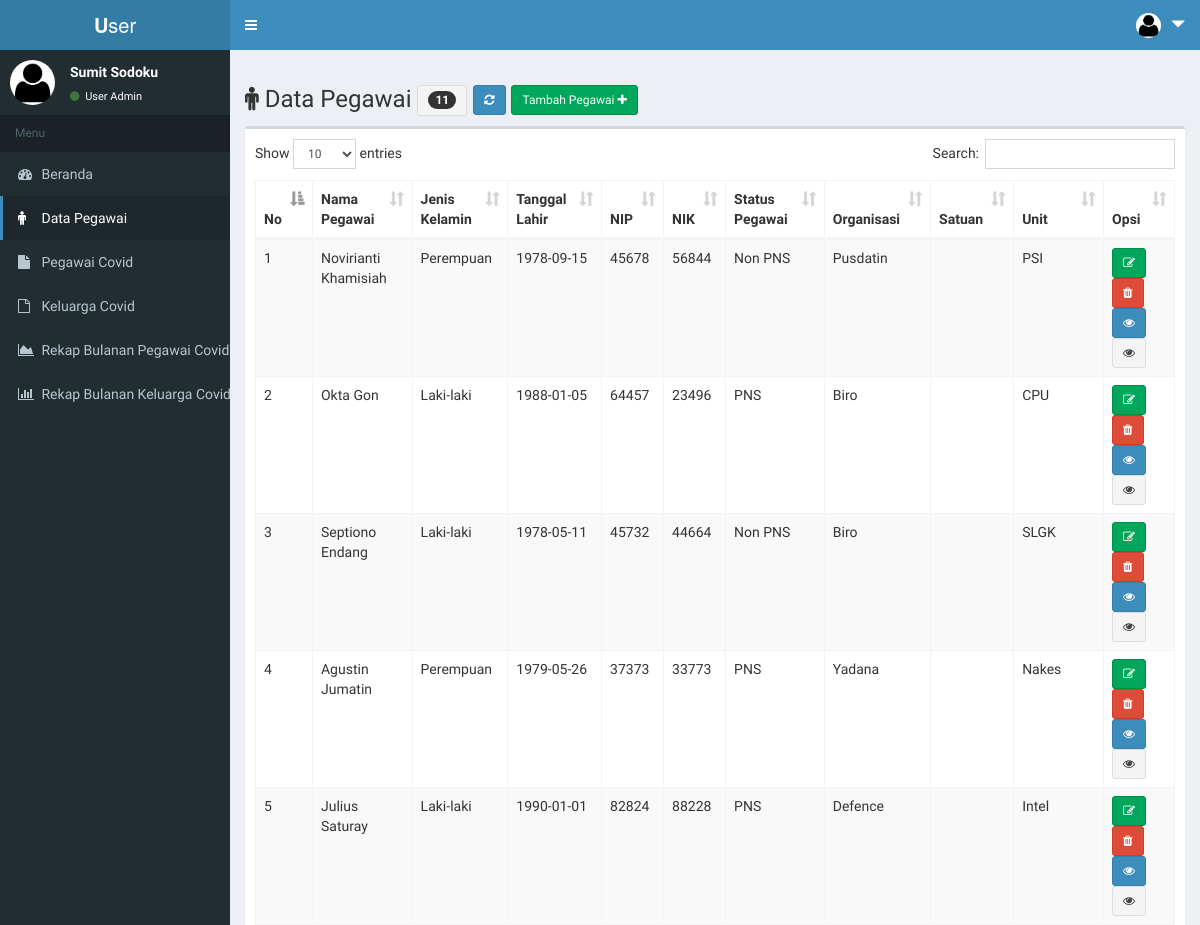
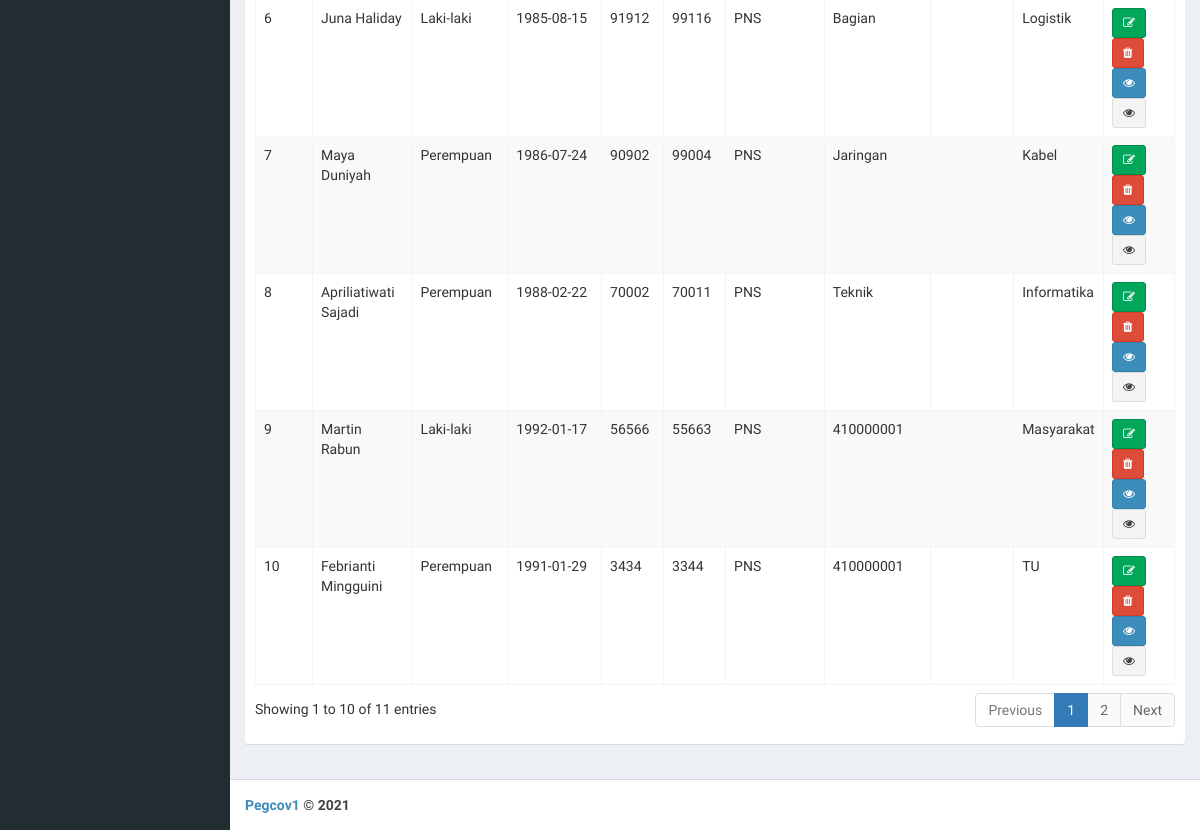
The page /page/index.php?menu=peg_data (signed in) on the database its author committed (2 pictures, top to bottom).
### tables this page shows
CREATE TABLE `tb_user` (
  `user_id` int(11) NOT NULL,
  `user_nama` varchar(30) NOT NULL,
  `user_email` varchar(30) NOT NULL,
  `user_telp` varchar(15) NOT NULL,
  `user_akses` enum('Super','Admin') NOT NULL,
  `user_org` varchar(100) NOT NULL,
  `user_orgsat` varchar(100) NOT NULL,
  `user_orgunit` varchar(100) NOT NULL,
  `user_name` varchar(15) NOT NULL,
  `user_pass` varchar(40) NOT NULL,
  `user_nip` varchar(20) NOT NULL,
  `user_nik` varchar(20) NOT NULL
);

CREATE TABLE `tb_peg` (
  `peg_id` int(11) NOT NULL,
  `peg_nama` varchar(30) NOT NULL,
  `peg_jk` enum('Laki-laki','Perempuan') NOT NULL,
  `peg_tgllahir` date NOT NULL,
  `peg_nip` varchar(20) NOT NULL,
  `peg_nik` varchar(20) NOT NULL,
  `peg_stapeg` varchar(30) NOT NULL,
  `peg_org` varchar(100) NOT NULL,
  `peg_orgsat` varchar(100) NOT NULL,
  `peg_orgunit` varchar(100) NOT NULL
);

### page/peg_data.php (the view, shortened to what this page needs)
<!DOCTYPE html>
<html>
<head>
</head>
<body>
  	<div class="row">
	  <div class="col-xs-12 col-md-12">
	    <h3><span class="fa fa-male"></span>
		    Data Pegawai
		    <?php
			    if ($user_akses=="Super") {
			      	$qjumlah = mysqli_query($koneksi,"SELECT * FROM tb_peg ORDER BY peg_id DESC");
			      	$jumlah = mysqli_num_rows($qjumlah);
			    }
			    else {
			      	$qjumlah = mysqli_query($koneksi,"SELECT * FROM tb_peg WHERE peg_orgsat='$user_orgsat' ORDER BY peg_id DESC");
			      	$jumlah = mysqli_num_rows($qjumlah);
			    }
		    ?>
		    <button class="btn btn-sm btn-default">
		    	<span class="badge"><?php echo $jumlah; ?></span>
		    </button>
		    <a  href="?menu=peg_data"
		    	class="btn btn-sm btn-primary">
		    	<span class="fa fa-refresh">
		    </a>
		    <a  href="?menu=peg_tambah"
		    	class="btn btn-sm btn-success">Tambah Pegawai
		    	<span class="fa fa-plus">
		    </a>
		</h3>
	  </div>
	</div>
	<div class="box">
        <div class="box-body">
          	<table id="example1" class="table table-bordered table-striped">
	            <thead>
		            <tr>
						<th>No</th>
						<th>Nama Pegawai</th>
						<th>Jenis Kelamin</th>
						<th>Tanggal Lahir</th>
						<th>NIP</th>
						<th>NIK</th>
						<th>Status Pegawai</th>
						<th>Organisasi</th>
						<th>Satuan</th>
						<th>Unit</th>
						<th>Opsi</th>
		            </tr>
	            </thead>
	            <tbody>
					<?php
					    $no = 1;
					    if ($user_akses=="Super") {
					    	$sql = $koneksi->query("SELECT * FROM tb_peg ORDER BY peg_id DESC");
					    }
					    else {
					    	$sql = $koneksi->query("SELECT * FROM tb_peg WHERE peg_orgsat='$user_orgsat' ORDER BY peg_id DESC");
					    }
					    while ($data=$sql->fetch_assoc()) {
					?>
				    <tr>
				        <td> <?php echo $no++; ?> </td>
				        <td> <?php echo $data['peg_nama']; ?></td>
				        <td> <?php echo $data['peg_jk']; ?></td>
				        <td> <?php echo $data['peg_tgllahir']; ?></td>
				        <td> <?php echo $data['peg_nip']; ?></td>
				        <td> <?php echo $data['peg_nik']; ?></td>
				        <td> <?php echo $data['peg_stapeg']; ?></td>
				        <td> <?php echo $data['peg_org']; ?></td>
				        <td> <?php echo $data['peg_orgsat']; ?></td>
				        <td> <?php echo $data['peg_orgunit']; ?></td>
				        <td>
							<a  href="?menu=peg_edit&peg_id=<?php echo $data['peg_id']; ?>"
								class="btn btn-sm btn-success"
								title="Edit <?php echo $data['peg_nama'];?>">
								<span class="fa fa-edit"></a>
							<a  onclick="return confirm('Anda yakin menghapus data pegawai <?php echo $data['peg_nama']; ?> ?')"
								href="?menu=peg_hapus&peg_nik=<?php echo $data['peg_nik']; ?>"
								class="btn btn-sm btn-danger"
								title="Hapus <?php echo $data['peg_nama'];?>" >
								<span class="fa fa-trash"></a>
								<br>
							<a  href="?menu=kon_data&peg_nik=<?php echo $data['peg_nik']; ?>"
								class="btn btn-sm btn-primary"
								title="Detail Kondisi <?php echo $data['peg_nama'];?>">
								<span class="fa fa-eye"></a></a>
							<a  href="?menu=kel_identitas&peg_nik=<?php echo $data['peg_nik']; ?>"
								class="btn btn-sm btn-default"
								title="Detail Keluarga <?php echo $data['peg_nama'];?>">
								<span class="fa fa-eye"></a></a>
				        </td>
				    </tr>
	      			<?php
	    				}
					?>
	            </tbody>
        	</table>
    	</div>
	</div>
</body>
</html>

### page/index.php (shortened to what this page needs)
<?php
  include "../inc/koneksi.php";
  $qprofil        = mysqli_query($koneksi,"SELECT * FROM tb_user WHERE user_id='$_SESSION[userweb]'");
  $profil         = mysqli_fetch_array($qprofil);
  $user_akses     = $profil['user_akses'];
  $user_orgsat    = $profil['user_orgsat'];
?>
<!DOCTYPE html>
<html>
  <head>
    <link rel="stylesheet" href="../lte/bootstrap/css/bootstrap.min.css">
    <link rel="stylesheet" href="https://cdnjs.cloudflare.com/ajax/libs/font-awesome/4.5.0/css/font-awesome.min.css">
    <link rel="stylesheet" href="https://cdnjs.cloudflare.com/ajax/libs/ionicons/2.0.1/css/ionicons.min.css">
    <link rel="stylesheet" href="../lte/dist/css/AdminLTE.min.css">
    <link rel="stylesheet" href="../lte/plugins/datatables/dataTables.bootstrap.css">
    <link rel="stylesheet" href="../lte/dist/css/skins/_all-skins.css">
  </head>
  <body class="hold-transition skin-blue sidebar-min">
  <div class="wrapper">
    <header class="main-header">
      <a href="" class="logo">
        <span class="logo-lg"><b>U</b>ser</span>
      </a>
      <nav class="navbar skin-blue navbar-static-top" role="navigation">
        <a href="#" class="sidebar-toggle" data-toggle="offcanvas" role="button">
        </a>
      <div class="navbar-custom-menu">
        <ul class="nav navbar-nav">
          <li class="dropdown user user-menu">
            <a href="#" class="dropdown-toggle" data-toggle="dropdown">
              <img src="../lte/dist/img/user1.png" class="user-image" alt="User Image">
              <span class="hidden-xs"><span class="glyphicon glyphicon-triangle-bottom"></span></span>
            </a>
          </li>
        </ul>
      </div>
    </nav>
  </header>
    <aside class="main-sidebar">
    <section class="sidebar">
      <div class="user-panel">
        <div class="pull-left image">
          <img src="../lte/dist/img/user1.png" class="img-circle" alt="User Image">
        </div>
        <div class="pull-left info">
          <p><?php echo $profil['user_nama']; ?></p>
          <a href="#">
            <i class="fa fa-circle text-success"></i> User <?php echo $profil['user_akses']; ?></a>
        </div>
      </div>
      <?php
        @$menu= $_GET['menu'];
      ?>
      <ul class="sidebar-menu">
        <li class="header">Menu</li>
        <li <?php if (
          $menu=="" ||
          $menu=="dashboard"
          ){echo "class='active'";} ?>>
            <a href="?menu=dashboard">
              <i class="fa fa-dashboard"></i>
              <span>Beranda
              </span>
            </a>
        </li>
        <li <?php if (
          $menu=="peg_data" ||
          $menu=="peg_tambah" ||
          $menu=="peg_edit" ||
          $menu=="peg_hapus"||
          $menu=="peg_hapus_semua"||
          $menu=="kon_data"||
          $menu=="kon_edit"||
          $menu=="kon_tambah"||
          $menu=="kel_data"||
          $menu=="kel_edit"||
          $menu=="kel_tambah"||
          $menu=="kel_tambah_lama"||
          $menu=="kel_identitas"||
          $menu=="kel_identitas_edit"||
          $menu=="kel_identitas_hapus"
          ){echo "class='active'";} ?>>
            <a href="?menu=peg_data">
              <i class="fa fa-male"></i>
              <span>Data Pegawai
              </span>
            </a>
        </li>
        <li <?php if (
          $menu=="vkon_data"||
          $menu=="vkon_tambah"||
          $menu=="vkon_hapus"
          ){echo "class='active'";} ?>>
            <a href="?menu=vkon_data">
              <i class="fa fa-file"></i>
              <span>Pegawai Covid
              </span>
            </a>
        </li>
        <li <?php if (
          $menu=="vkel_data"||
          $menu=="vkel_tambah"||
          $menu=="vkel_hapus"
          ){echo "class='active'";} ?>>
            <a href="?menu=vkel_data">
              <i class="fa fa-file-o"></i>
              <span>Keluarga Covid
              </span>
            </a>
        </li>
        <li <?php if (
          $menu=="rekkon_data"||
          $menu=="rekkon_rekap"||
          $menu=="rekkon_detail"
          ){echo "class='active'";} ?>>
            <a href="?menu=rekkon_data">
              <i class="fa fa-area-chart"></i>
              <span>Rekap Bulanan Pegawai Covid
              </span>
            </a>
        </li>
        <li <?php if (
          $menu=="rekkel_data"||
          $menu=="rekkel_rekap"||
          $menu=="rekkel_detail"
          ){echo "class='active'";} ?>>
            <a href="?menu=rekkel_data">
              <i class="fa fa-bar-chart"></i>
              <span>Rekap Bulanan Keluarga Covid
              </span>
            </a>
        </li>
      </ul>
    </section>
  </aside>
  <div class="content-wrapper">
    <section class="content">
      <?php
        switch($_GET['menu']){
          case 'peg_data':
          include "peg_data.php";
          break;
                ?>
                <?php
        }
      ?>
    </section>
  </div>
  <footer class="main-footer">
    <strong><a href="">Pegcov1</a> &copy; 2021 </a>
  </footer>
</div>
</body>
</html>

### rows shown on the page
tb_user: user_nama "Sumit Sodoku", user_akses "Admin"
tb_peg: peg_nama "Novirianti Khamisiah", peg_jk "Perempuan", peg_tgllahir "1978-09-15", peg_nip "45678", peg_nik "56844", peg_stapeg "Non PNS", peg_org "Pusdatin", peg_orgunit "PSI"
tb_peg: peg_nama "Okta Gon", peg_jk "Laki-laki", peg_tgllahir "1988-01-05", peg_nip "64457", peg_nik "23496", peg_stapeg "PNS", peg_org "Biro", peg_orgunit "CPU"
tb_peg: peg_nama "Septiono Endang", peg_jk "Laki-laki", peg_tgllahir "1978-05-11", peg_nip "45732", peg_nik "44664", peg_stapeg "Non PNS", peg_org "Biro", peg_orgunit "SLGK"
tb_peg: peg_nama "Agustin Jumatin", peg_jk "Perempuan", peg_tgllahir "1979-05-26", peg_nip "37373", peg_nik "33773", peg_stapeg "PNS", peg_org "Yadana", peg_orgunit "Nakes"
tb_peg: peg_nama "Julius Saturay", peg_jk "Laki-laki", peg_tgllahir "1990-01-01", peg_nip "82824", peg_nik "88228", peg_stapeg "PNS", peg_org "Defence", peg_orgunit "Intel"
tb_peg: peg_nama "Juna Haliday", peg_jk "Laki-laki", peg_tgllahir "1985-08-15", peg_nip "91912", peg_nik "99116", peg_stapeg "PNS", peg_org "Bagian", peg_orgunit "Logistik"
tb_peg: peg_nama "Maya Duniyah", peg_jk "Perempuan", peg_tgllahir "1986-07-24", peg_nip "90902", peg_nik "99004", peg_stapeg "PNS", peg_org "Jaringan", peg_orgunit "Kabel"
tb_peg: peg_nama "Apriliatiwati Sajadi", peg_jk "Perempuan", peg_tgllahir "1988-02-22", peg_nip "70002", peg_nik "70011", peg_stapeg "PNS", peg_org "Teknik", peg_orgunit "Informatika"
tb_peg: peg_nama "Martin Rabun", peg_jk "Laki-laki", peg_tgllahir "1992-01-17", peg_nip "56566", peg_nik "55663", peg_stapeg "PNS", peg_org "410000001", peg_orgunit "Masyarakat"
tb_peg: peg_nama "Febrianti Mingguini", peg_jk "Perempuan", peg_tgllahir "1991-01-29", peg_nip "3434", peg_nik "3344", peg_stapeg "PNS", peg_org "410000001", peg_orgunit "TU"

### other values the page prints
$jumlah "11"
